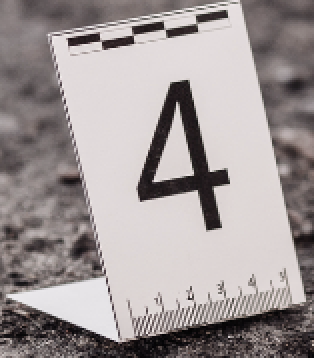
#> input picture query.jpg, 314 x 358 px
$ jupyter execute main.ipynb
#> lines starting #> are read from the running program, lines starting #| are printed output that depends on the picture
<a href="https://colab.research.google.com/github/MohamedMohy01/feature-extraction-and-matching-assignment/blob/main/main.ipynb" target="_parent"></a>

Lab: Feature extraction and matching assignment
*   Yahia Ali Othman
*   ID: 120210302

*   Mohamed Mohy Akl
*   ID: 120210268

[cell 1]
from google.colab import files
import cv2
import matplotlib.pyplot as plt

# Upload files
uploaded = files.upload()
#> the answer given: query.jpg
print("Uploaded files:", list(uploaded.keys()))  # Verify filenames

# Configuration parameters
MAX_FEATURES = 1000
TOP_MATCHES = 50

# Load input images in grayscale mode
template = cv2.imread('query.jpg', cv2.IMREAD_GRAYSCALE)  # Search template
#> template: shape (358, 314); min 1, max 244, mean 153.6
scene = cv2.imread('target.jpg', cv2.IMREAD_GRAYSCALE)     # Main image
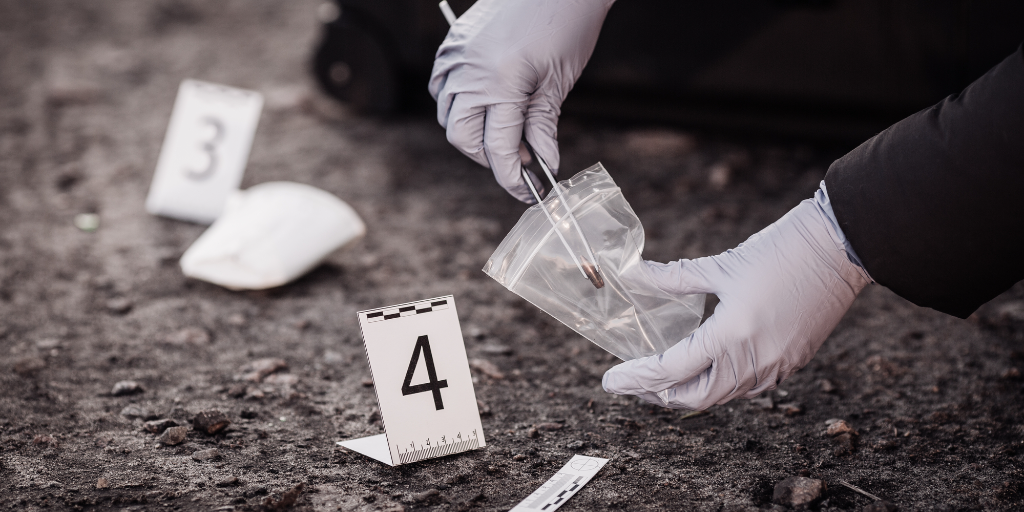
#> input picture target.jpg, 1024 x 512 px
#> scene: shape (512, 1024); min 0, max 251, mean 91.1

# Initialize feature detector with custom parameters
feature_extractor = cv2.ORB_create(
    nfeatures=MAX_FEATURES,
    scaleFactor=1.2,
    edgeThreshold=15
)

# Detect key features and compute descriptors for both images
template_kp, template_desc = feature_extractor.detectAndCompute(template, None)
#> template_kp = 959 keypoints; strongest (x, y, size): (191, 299, 31), (190, 296, 31), (163, 26, 44.6), (193, 297, 31)
scene_kp, scene_desc = feature_extractor.detectAndCompute(scene, None)
#> scene_kp = 1000 keypoints; strongest (x, y, size): (367, 315, 31), (414, 307, 31), (429, 308, 31), (397, 311, 31)

# Configure matching algorithm with Hamming distance metric
matcher = cv2.BFMatcher(
    normType=cv2.NORM_HAMMING,
    crossCheck=True
)

# Find corresponding points between images
initial_matches = matcher.match(template_desc, scene_desc)
#> initial_matches = 218 matches

# Sort matches by quality and select best candidates
sorted_matches = sorted(initial_matches, key=lambda m: m.distance)
#> sorted_matches = 218 matches
best_matches = sorted_matches[:TOP_MATCHES]
#> best_matches = 50 matches

# Generate visualization of matched features
result_visualization = cv2.drawMatches(
    template, template_kp,
    scene, scene_kp,
    best_matches, None,
    flags=cv2.DRAW_MATCHES_FLAGS_NOT_DRAW_SINGLE_POINTS
)
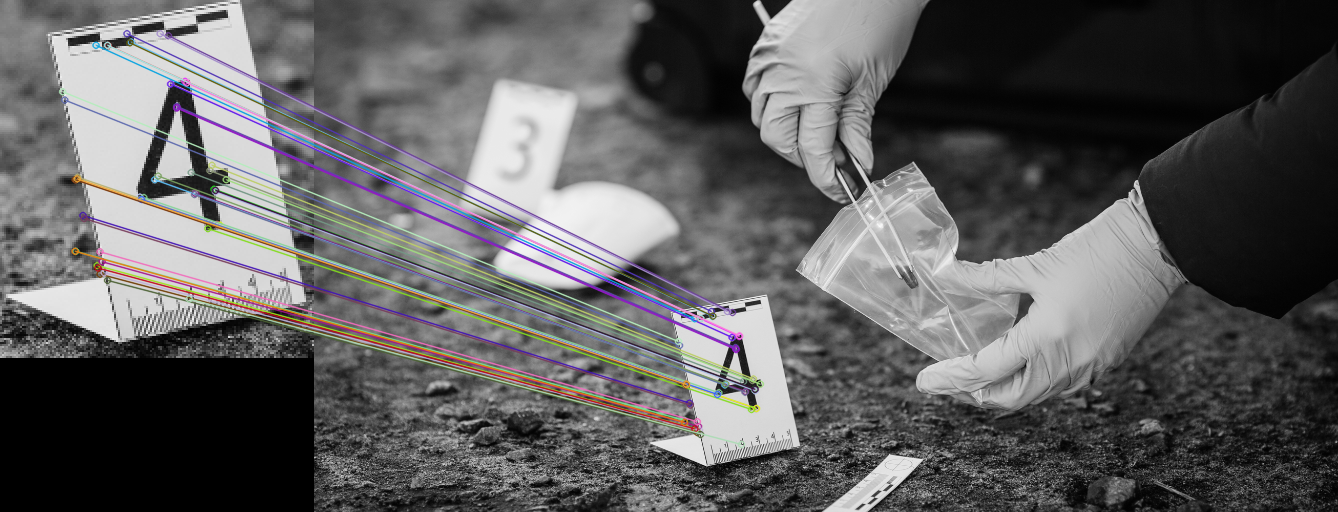
#> result_visualization: shape (512, 1338, 3); mean of channels 0, 1, 2 94.8, 94.3, 94.9; drawn as B, G, R

# Configure and save visualization plot
plt.figure(figsize=(12, 8))
plt.imshow(result_visualization)
plt.title('Feature Correspondence Visualization', fontsize=14)
plt.axis('off')
plt.close()

# Display results
plt.imshow(result_visualization)
plt.axis('off')
plt.show()
